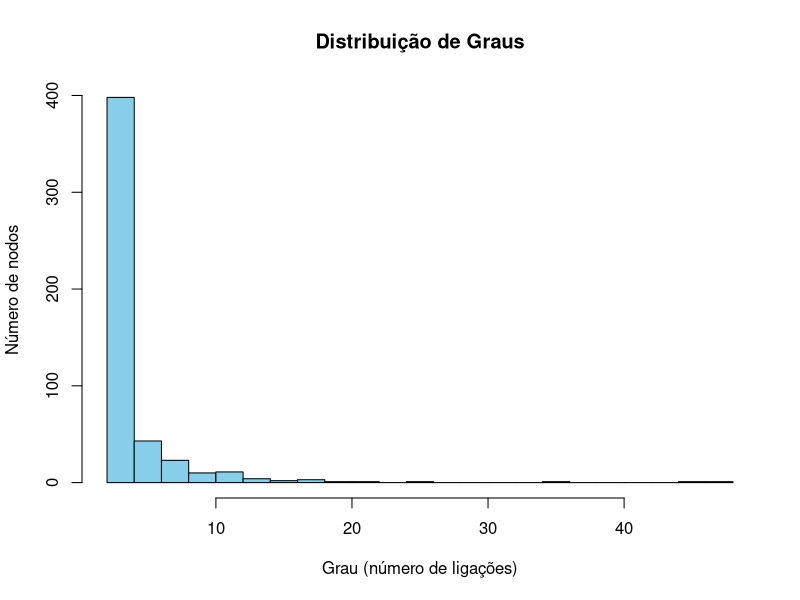
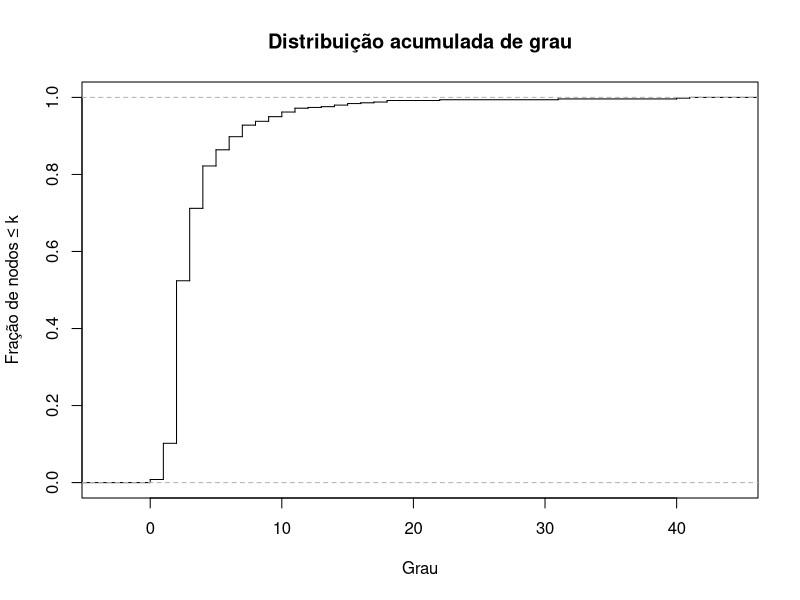

Write R code to recreate these figures, in order.
# install.packages("igraph")
# install.packages("kableExtra")
library(igraph)

# Leitura dos dados e construção do grafo
dados <- read.table("trab.txt", header = FALSE)
g_festa <- graph_from_data_frame(dados, directed = FALSE)
g_festa

################################# Parte I ##############################

#a) Indique a dimensão e o número de ligações da rede. 
# Determine a densidade e classifique a rede.

# Dimensão / Número de nodos -> 113
n_nod_festa <- vcount(g_festa)
n_nod_festa

# Número de ligações -> 2196
n_lig_festa <- ecount(g_festa)
n_lig_festa 

# Densidade -> 0.3470291 -> relativamente densa
densidade_festa <- edge_density(g_festa)
densidade_festa

# b) Obtenha o grau médio e a distribuição de grau. 
# Caracterize a distribuição de grau (mediana, quartis, etc.) e comente. 
# Calcule o parâmetro de heterogeneidade. Indique o 
# que pode concluir quanto à existência de hubs.

# Grau e estatísticas
graus_festa <- degree(g_festa)
summary(graus_festa)

min_festa <- min(graus_festa)
max_festa <- max(graus_festa)
median_festa <- median(graus_festa)
media_festa <- mean(graus_festa)
q1_festa <- quantile(graus_festa,0.25)
q3_festa <- quantile(graus_festa,0.75)

# Heterogeneidade -> 1.222905 -> Ligeiramente Heterogénia
heterogeneity_festa <- mean(graus_festa^2)/mean(graus_festa)^2
heterogeneity_festa

#c) Estude a associação de grau e indique o que poderá concluir-se.

# Associação de Grau -> -0.1225804
assortativity_degree(g_festa)

knn_vals <- knn(g_festa)$knn

nos_grau1 <- which(graus_festa == 1)
nos_grau1

# d) Determine a média dos comprimentos dos caminhos mais curtos.
# Indique o que pode concluir-se quanto à distância média.

# Distância entre nodos 
dist_festa <- distances(g_festa)
mean_dist_festa <- mean(dist_festa)
mean_dist_festa

# e) Determine os coeficientes de clustering dos nodos e da rede. 
# Diga o que pode concluir-se quanto à existência de triângulos.

# Clustering global -> 0.4952046 -> triângulos são frequentes
clust_global_festa <- transitivity(g_festa, type="global")
clust_global_festa

# Clustering Local
clust_local_festa <- transitivity(g_festa, type = "local", isolates = "zero")
# isolates = "zero" remove nodos com graus 0 e 1.
clust_local_festa
mean(clust_local_festa)

# f) Efetue a decomposição de core da rede. Indique o número de conchas 
# existentes e a dimensão de cada uma. Indique o que poderá concluir-se.

# Core -> núcleos/centros das ligações
core <- coreness(g_festa)
num_conchas <- length(unique(core))
num_conchas

dim_conchas <- table(core)
dim_conchas

bet <- betweenness(g_festa)
cls <- closeness(g_festa)
lc <- cluster_louvain(g_festa)

#### Variáveis auxiliares para gráficos

# Nó com maior betweenness
nodo_top <- which.max(bet)

membership_lc <- membership(lc)

# Identificar os 5 nós com maior grau
top_hubs <- names(sort(graus_festa, decreasing = TRUE)[1:5])
top_hubs
membership_lc[top_hubs]


############################ PARTE II #######################################
############
#### Q1 #### seed <- 5158 (aluno Daniel Fonseca n. 125158)
############

# Modelo Preferential-Attachment
# n(odes) = 500 nodos
# e(dges) = 1000 ligacoes
set.seed(5158)
rede_q1 <- sample_pa(n = 500, m = 2, directed = FALSE)

ecount(rede_q1)

vcount(rede_q1)

# i) Determine a densidade e classifique a rede;
# Bastante esparsa com densidade 0.008
densidade_pa <- edge_density(rede_q1)
densidade_pa

# ii) Indique se a rede é conexa;
# TRUE
is_connected(rede_q1)

# iii) - Obtenha o grau médio e a distribuição de grau.
# Caracterize a distribuição de grau (mediana, quartis, etc.) e comente;
graus_q1 <- degree(rede_q1)

avg_grau <- mean(graus_q1)
summary(graus_q1)

# Difícil visualização
hist(graus_q1, breaks = 20, col = "skyblue",
     main = "Distribuição de Graus",
     xlab = "Grau (número de ligações)",
     ylab = "Número de nodos")

# Calcular distribuição acumulada
graus_sorted <- sort(graus_q1)
cdf <- ecdf(graus_sorted)


# iv) - Calcule o parâmetro de heterogeneidade. 
# Indique o que pode concluir quanto à existência de hubs;
grau_medio <- mean(graus_q1)
grau2_medio <- mean(graus_q1^2)

H <- grau2_medio / (grau_medio^2) # H = 2.13!

# v) Estude a associação de grau e indique o que poderá concluir-se;

assor <- assortativity_degree(rede_q1, directed=FALSE)
assor # r < 0 é disassociativa, logo os hubs não estão conetados entre si.

knn_vals_q1 <- knn(rede_q1)$knn

# vi) - Determine a média dos comprimentos dos caminhos mais curtos e 
# o diâmetro da rede. Indique o que pode concluir-se quanto à distância média;

avg_path <- mean_distance(rede_q1, directed = FALSE)
avg_path

diam <- diameter(rede_q1, directed = FALSE)
diam

# vii) - Determine os coeficientes de clustering da rede. 
# Diga o que pode concluir-se quanto à existência de triângulos.
# Transitividade global
trans_global <- transitivity(rede_q1, type = "global")    # razão de triângulos fechados / triplets
trans_global

# Coeficiente local
clust_local <- transitivity(rede_q1, type = "local")

# coef local media
clust_media <- transitivity(rede_q1, type = "average")
clust_media

# Percentagem de nodos com clustering > 0
pct_with_triangles <- sum(clust_local > 0) / length(clust_local) * 100
pct_with_triangles

############
#### Q2 #### seed <- 5158 (aluno Daniel Fonseca n. 125158)
############

# probabilidade do nodo ser removido
prob_rem <- 0.1 

# escolhe os nodos a ser removidos (lista de [TRUE, FALSE, TRUE, TRUE...])
rem_func <- runif(ecount(rede_q1)) < prob_rem 

# guarda os nodos removidos
nod_rem <- E(rede_q1)[rem_func] 

# remover os nodos selecionados aleatóriamente da rede
rede_q2 <- delete_edges(rede_q1, nod_rem) 


ecount(rede_q1) #997 ligações
ecount(rede_q2) #895 ligações

# plot(rede_q2, vertex.size = 5, vertex.label = NA, edge.color = "lightblue")

# i) - Indique o número de ligações removidas;
# 89 ligações removidas
rem_nod <- ecount(rede_q1) - ecount(rede_q2)
rem_nod

# ii) - Determine a densidade e classifique a rede;
# Bastante esparsa com densidade 0.007 (Mais esparsa que rede_q1)
densidade_q2 <- edge_density(rede_q2)

# iii) - Indique se a rede é conexa;
# FALSE -> existem nodos isolados (1)
is_connected(rede_q2)

# iv) - Obtenha o grau médio e a distribuição de grau.
#  Caracterize a distribuição de grau (mediana, quartis, etc.) e comente; -> no relatório
graus_q2 <- degree(rede_q2)

avg_grau <- mean(graus_q2)
summary(graus_q2)

# v) - Calcule o parâmetro de heterogeneidade. 
# Indique o que pode concluir quanto à existência de hubs;
grau_medio_q2 <- mean(graus_q2)
grau2_medio_q2 <- mean(graus_q2^2)

H_q2 <- grau2_medio / (grau_medio^2) # H <- 2.01
H_q2

# Calcular distribuição acumulada
graus_sorted_q2 <- sort(graus_q2)
cdf_q2 <- ecdf(graus_sorted_q2)

# Plot CDF
plot(cdf_q2, main = "Distribuição acumulada de grau",
     xlab = "Grau", ylab = "Fração de nodos ≤ k",
     verticals = TRUE, do.points = FALSE)

# vi) - Estude a associação de grau e indique o que poderá concluir-se;
assor_q2 <- assortativity_degree(rede_q2, directed=FALSE)
assor_q2 # r < 0 é disassociativa, logo os hubs não estão conetados entre si.

# vii) - Determine a média dos comprimentos dos caminhos mais curtos e o 
# diâmetro da rede. Indique o que pode concluir-se quanto à distância média;
avg_path_q2 <- mean_distance(rede_q2, directed = FALSE)
avg_path_q2

diam_q2 <- diameter(rede_q2, directed = FALSE)
diam_q2

# viii) - Determine o coeficiente de clustering da rede. 
# Diga o que pode concluir-se quanto à existência de triângulos;
clust_media_q2 <- transitivity(rede_q2, type = "average")
clust_media_q2

# ix) - Compare os resultados obtidos antes e após a remoção de ligações;

#i) aumento de esparsidade 0.008 -> 0.007

#ii) deixa de ser conectada -> 1 nodo passou a ser isolado

#iii) Min. 1st Qu.  Median    Mean 3rd Qu.    Max.  -> Min. 1st Qu.  Median    Mean 3rd Qu.    Max. 
#    2.000   2.000   3.000   3.988   4.000  33.000     0.000   2.000   2.000   3.632   4.000  27.000

#iv) Heterogenidade_q1 <- 2.13 => Heterogenidade_q2 <- 2.01 
# graus com mais ligações têm mais chance de perder ligações quando removemos nodos aleatóriamente, logo menor desigualdade de ligações entre nodos.

#v) Assortatividade_q1 <- -0.115 => Assortatividade_q2 <- -0.146
# A rede passou a ter menor tendência para conectar nós com graus semelhantes.

#vi) Aumento da distância média e do diâmetro da rede devido à remoção de "atalhos".

#vii) A clustering média diminuiu devido à diminução de nodos que resultou na diminuição de triângulos.